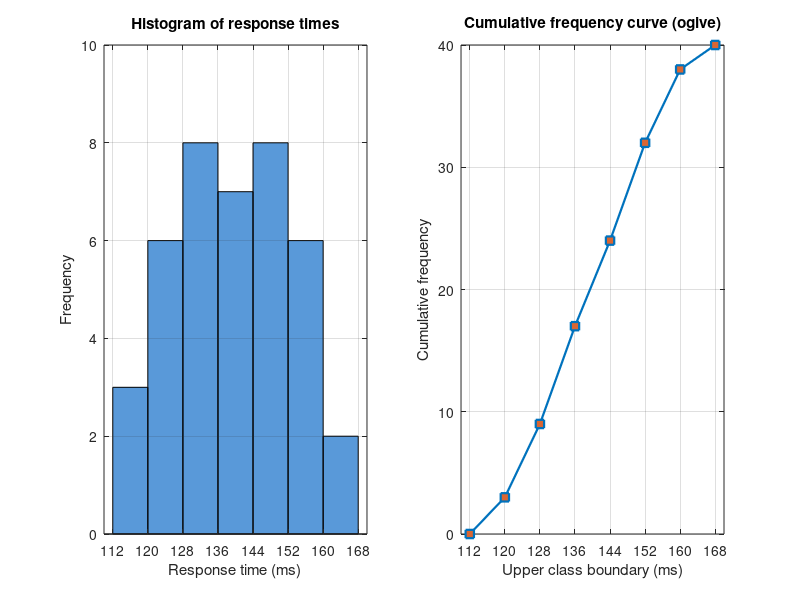

This chart was generated by the following MATLAB code:
%% Question 4: Frequency Distribution of a Continuous Variable (response times)
clc; clear; close all;

n = 40; xmin = 112; xmax = 162;                     % given (ms)
R = xmax - xmin;                                    % range
K = 1 + 3.322 * log10(n);                           % Sturges' rule
fprintf('Range R = %d ms\nSturges K = %.2f -> %d classes\n', R, K, ceil(K));
fprintf('Class width = R/K = %.2f -> convenient width 8 ms\n\n', R / ceil(K));

w      = 8;
lower  = 112:w:160;                                 % 112,120,...,160
upper  = lower + w;                                 % 120,...,168 (upper class boundaries)
freq   = [3 6 8 7 8 6 2];                           % from the tally
relF   = freq / n;
cumF   = cumsum(freq);
mid    = (lower + upper) / 2;

fprintf('%-10s %6s %8s %6s\n', 'Class', 'f', 'RF', 'CF');
for i = 1:numel(freq)
    fprintf('%3d-%-6d %6d %8.3f %6d\n', lower(i), upper(i)-1, freq(i), relF(i), cumF(i));
end
fprintf('%-10s %6d %8.3f %6d\n\n', 'Total', sum(freq), sum(relF), cumF(end));

% Median class: middle observations are the 20th and 21st
medIdx = find(cumF >= n/2, 1);
fprintf('Median class: %d-%d ms\n', lower(medIdx), upper(medIdx)-1);
Fprev  = cumF(medIdx) - freq(medIdx);
medEst = lower(medIdx) + (n/2 - Fprev) / freq(medIdx) * w;
fprintf('Estimated median = %.2f ms\n', medEst);

figure('Position', [100 100 950 380]);
subplot(1,2,1);
bar(mid, freq, 1, 'FaceColor', [0.35 0.6 0.85], 'EdgeColor', 'k'); grid on;
set(gca, 'XTick', lower(1):w:upper(end));
xlabel('Response time (ms)'); ylabel('Frequency'); title('Histogram of response times'); ylim([0 10]);
subplot(1,2,2);
plot([lower(1) upper], [0 cumF], '-s', 'LineWidth', 1.6, 'MarkerFaceColor', [0.85 0.4 0.2]); grid on;
set(gca, 'XTick', lower(1):w:upper(end));
xlabel('Upper class boundary (ms)'); ylabel('Cumulative frequency'); title('Cumulative frequency curve (ogive)');
print('-dpng', '-r130', 'images/Q4_continuous_frequency.png');
